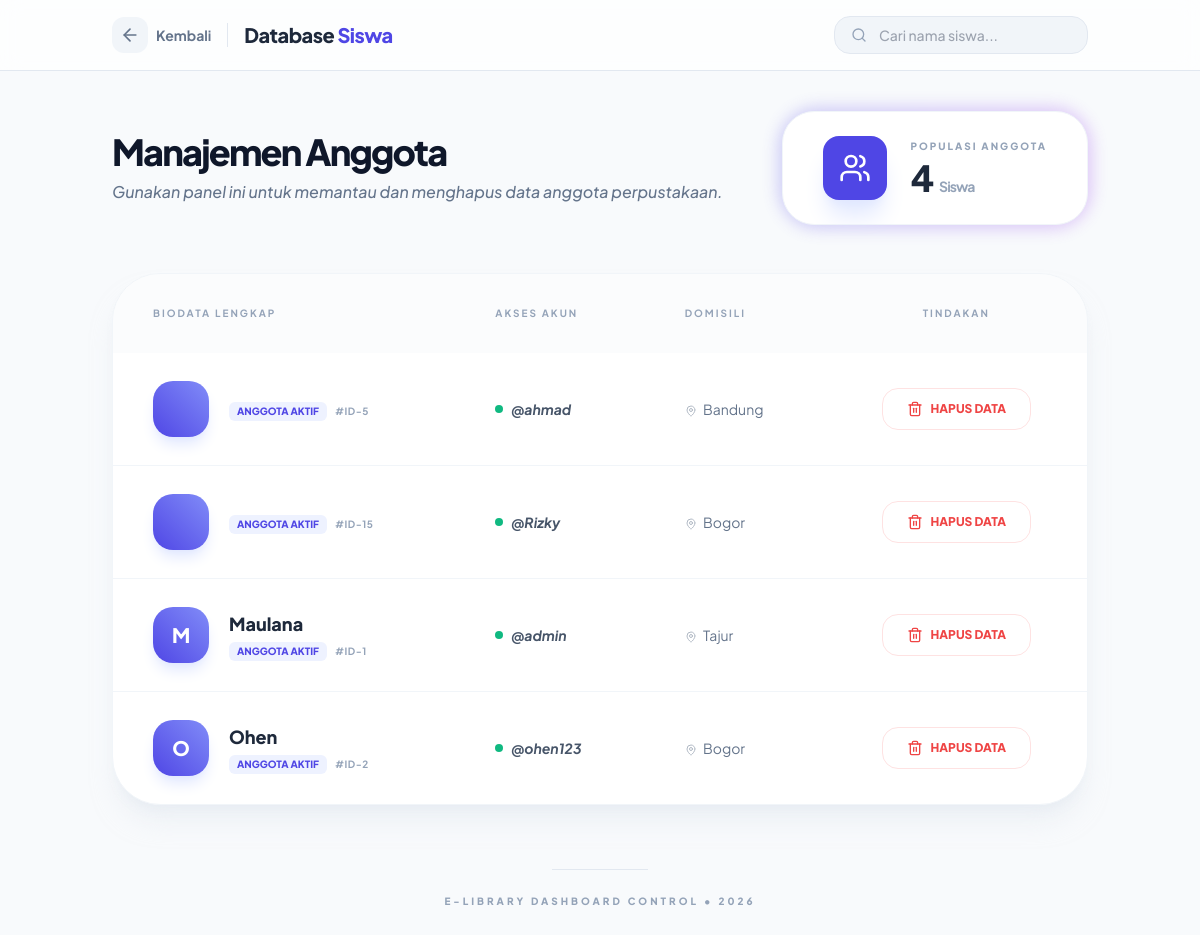
Screenshot of /ukk_paket4/kelola_anggota.php (signed in) with the database file from the repository.
### tables this page shows
CREATE TABLE `anggota` (
  `id_anggota` int NOT NULL,
  `username` varchar(50) DEFAULT NULL,
  `password` varchar(255) DEFAULT NULL,
  `nis` varchar(20) DEFAULT NULL,
  `nama_lengkap` varchar(100) DEFAULT NULL,
  `alamat` text
);

### ukk_paket4/kelola_anggota.php (the view, shortened to what this page needs)
<?php
require_once 'koneksi.php';
?>
<!DOCTYPE html>
<html lang="id">
<head>
    <script src="https://cdn.tailwindcss.com"></script>
    <link href="https://unpkg.com/aos@2.3.1/dist/aos.css" rel="stylesheet">
</head>
<body class="min-h-screen text-slate-800">
    <nav class="glass border-b border-slate-200 sticky top-0 z-50">
        <div class="container mx-auto px-6 py-4 flex justify-between items-center">
            <div class="flex items-center gap-4">
                <a href="dashboard_admin.php" class="group flex items-center gap-2 text-slate-500 hover:text-indigo-600 transition-all font-bold text-sm">
                    <div class="p-2 bg-slate-100 group-hover:bg-indigo-600 group-hover:text-white rounded-xl transition-all">
                        <i data-lucide="arrow-left" class="w-5 h-5"></i>
                    </div>
                    Kembali
                </a>
                <h1 class="text-xl font-black text-slate-800 tracking-tight">Database <span class="text-indigo-600">Siswa</span></h1>
            </div>
            <div class="hidden md:flex items-center gap-3 bg-slate-100 px-4 py-2 rounded-2xl border border-slate-200">
                <i data-lucide="search" class="w-4 h-4 text-slate-400"></i>
                <input type="text" id="searchInput" placeholder="Cari nama siswa..." class="bg-transparent border-none outline-none text-sm w-48 font-medium">
            </div>
        </div>
    </nav>
    <main class="container mx-auto px-6 py-10">
        <div class="flex flex-col lg:flex-row justify-between items-start lg:items-center gap-8 mb-12">
            <div data-aos="fade-right">
                <h2 class="text-4xl font-black text-slate-900 tracking-tighter">Manajemen Anggota</h2>
                <p class="text-slate-500 mt-2 font-medium italic">Gunakan panel ini untuk memantau dan menghapus data anggota perpustakaan.</p>
            </div>
            <?php
            $count_res = mysqli_query($conn, "SELECT COUNT(*) as total FROM anggota");
            $total_siswa = mysqli_fetch_assoc($count_res)['total'];
            ?>
            <div data-aos="fade-left" class="relative group cursor-default">
                <div class="relative bg-white px-10 py-6 rounded-[2rem] border border-slate-100 flex items-center gap-6">
                    <div class="bg-indigo-600 text-white p-4 rounded-2xl shadow-xl shadow-indigo-100">
                        <i data-lucide="users" class="w-8 h-8"></i>
                    </div>
                    <div>
                        <p class="text-[10px] uppercase font-black tracking-[0.2em] text-slate-400 mb-1">Populasi Anggota</p>
                        <p class="text-4xl font-black text-slate-800 tracking-tight"><?= $total_siswa ?> <span class="text-sm font-bold text-slate-400">Siswa</span></p>
                    </div>
                </div>
            </div>
        </div>
        <div data-aos="fade-up" class="bg-white rounded-[3rem] shadow-xl shadow-slate-200/50 border border-slate-100 overflow-hidden">
            <div class="overflow-x-auto custom-scrollbar">
                <table class="w-full text-left" id="memberTable">
                    <thead>
                        <tr class="bg-slate-50/50 text-slate-400 text-[10px] uppercase font-black tracking-[0.2em]">
                            <th class="px-10 py-8 font-bold">Biodata Lengkap</th>
                            <th class="px-10 py-8 font-bold">Akses Akun</th>
                            <th class="px-10 py-8 font-bold">Domisili</th>
                            <th class="px-10 py-8 font-bold text-center">Tindakan</th>
                        </tr>
                    </thead>
                    <tbody class="divide-y divide-slate-100">
                        <?php
                        $query = mysqli_query($conn, "SELECT * FROM anggota ORDER BY nama_lengkap ASC");
                        if (mysqli_num_rows($query) > 0) {
                            while ($row = mysqli_fetch_assoc($query)) {
                        ?>
                        <tr class="group hover:bg-indigo-50/30 transition-all duration-300">
                            <td class="px-10 py-7">
                                <div class="flex items-center gap-5">
                                    <div class="w-14 h-14 bg-gradient-to-tr from-indigo-600 to-indigo-400 rounded-[1.25rem] flex items-center justify-center text-white text-xl font-black shadow-lg shadow-indigo-100 transform group-hover:rotate-6 transition-transform">
                                        <?= strtoupper(substr($row['nama_lengkap'], 0, 1)) ?>
                                    </div>
                                    <div>
                                        <p class="font-extrabold text-slate-800 text-lg group-hover:text-indigo-600 transition-colors"><?= $row['nama_lengkap'] ?></p>
                                        <div class="flex items-center gap-2 mt-1">
                                            <span class="px-2 py-0.5 bg-indigo-50 text-indigo-600 text-[10px] font-black rounded-md uppercase">Anggota Aktif</span>
                                            <span class="text-[10px] text-slate-400 font-bold uppercase tracking-wider">#ID-<?= $row['id_anggota'] ?></span>
                                        </div>
                                    </div>
                                </div>
                            </td>
                            <td class="px-10 py-7">
                                <div class="flex items-center gap-2">
                                    <div class="w-2 h-2 rounded-full bg-emerald-500 animate-pulse"></div>
                                    <span class="text-sm font-bold text-slate-600 italic">@<?= $row['username'] ?></span>
                                </div>
                            </td>
                            <td class="px-10 py-7">
                                <p class="text-sm text-slate-500 max-w-[200px] truncate leading-relaxed">
                                    <i data-lucide="map-pin" class="w-3 h-3 inline mr-1 opacity-50"></i>
                                    <?= $row['alamat'] ?>
                                </p>
                            </td>
                            <td class="px-10 py-7 text-center">
                                <a href="?hapus=<?= $row['id_anggota'] ?>"
                                   onclick="return confirm('Hapus data siswa ini secara permanen?')"
                                   class="inline-flex items-center gap-2 bg-white text-red-500 border border-red-100 px-6 py-3 rounded-2xl text-xs font-black hover:bg-red-500 hover:text-white hover:shadow-lg hover:shadow-red-200 transition-all active:scale-95">
                                    <i data-lucide="trash-2" class="w-4 h-4"></i> HAPUS DATA
                                </a>
                            </td>
                        </tr>
                        <?php
                            }
                        } ?>
                    </tbody>
                </table>
            </div>
        </div>
        <footer class="mt-16 text-center">
            <div class="h-[1px] w-24 bg-slate-200 mx-auto mb-6"></div>
            <p class="text-slate-400 text-[10px] font-black uppercase tracking-[0.3em]">E-Library Dashboard Control &bull; 2026</p>
        </footer>
    </main>
</body>
</html>

### ukk_paket4/kelola_anggota.php (style rules this page uses)
body { font-family: 'Plus Jakarta Sans', sans-serif; background-color: #f8fafc; }
.glass { background: rgba(255, 255, 255, 0.7); backdrop-filter: blur(10px); }

### rows the page displays
anggota: id_anggota "5", username "ahmad", alamat "Bandung"
anggota: id_anggota "15", username "Rizky", alamat "Bogor"
anggota: nama_lengkap "M", nama_lengkap "Maulana", id_anggota "1", username "admin", alamat "Tajur"
anggota: nama_lengkap "O", nama_lengkap "Ohen", id_anggota "2", username "ohen123", alamat "Bogor"

### other values shown
$total_siswa "4"
